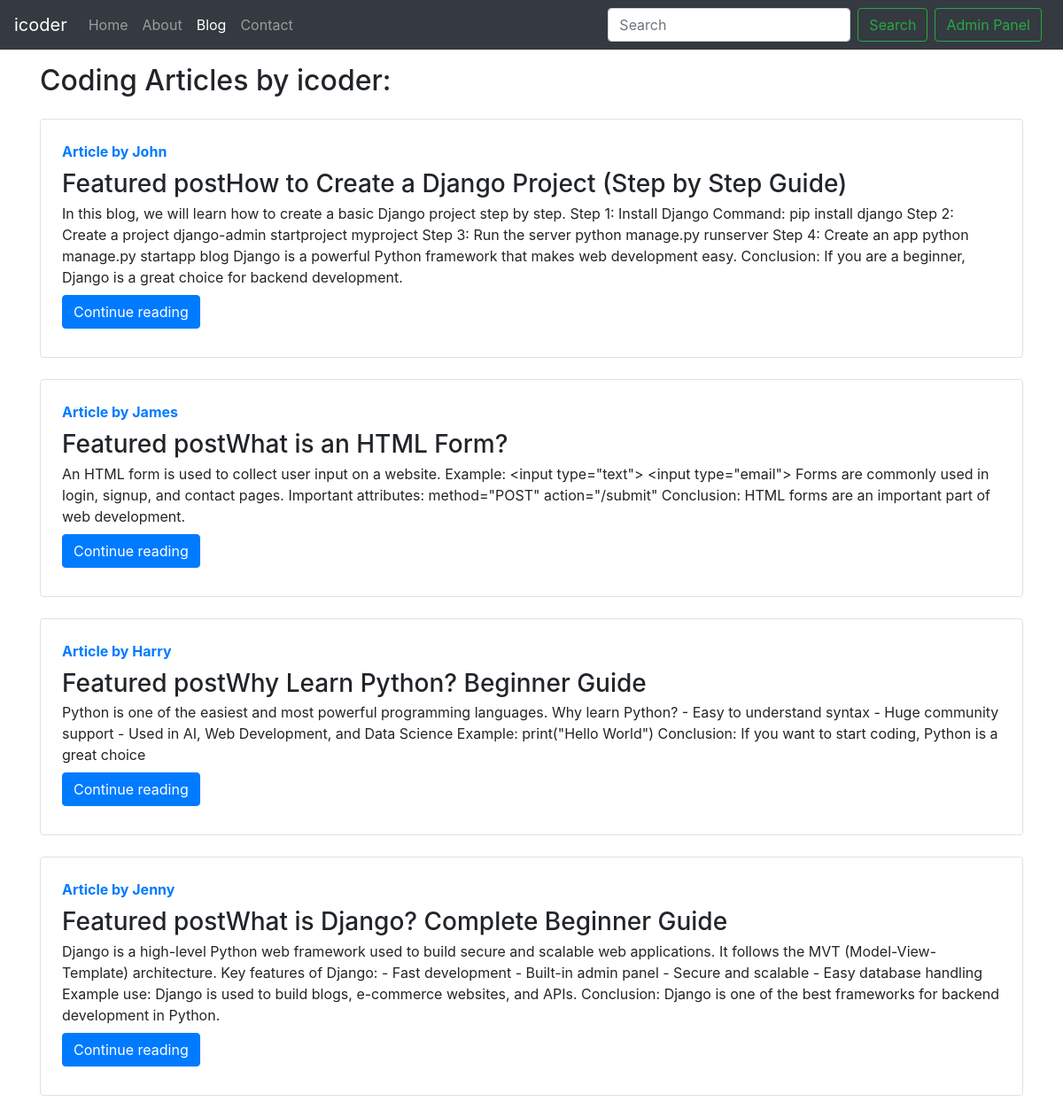
Screenshot of /blog/ with the database file from the repository.
### blog/models.py (models this page shows, shortened)
class Post(models.Model):
    sno=models.AutoField(primary_key=True)
    title=models.CharField(max_length=255)
    content=models.TextField()
    author=models.CharField(max_length=100)
    slug=models.CharField(max_length=130)
    timestamp=models.DateTimeField(blank=True)

### blog/views.py (the view)
# urls.py: path('', views.bloghome, name='bloghome'),
def bloghome(request):
    allPosts=Post.objects.all()
    context={'allPosts': allPosts}
    return render(request,'blog/blogHome.html',context)

### templates/blog/blogHome.html (shortened to what this page needs)
{% extends 'home/base.html' %}
{% block blogactive %} active {% endblock blogactive %}
{% block body %}
<div class="container my-3">
    <h2>Coding Articles by icoder:</h2>
    {% for post  in allPosts  %}
    <div class="row no-gutters border rounded overflow-hidden flex-md-row my-4 shadow-sm h-md-250 position-relative">
    <div class="col p-4 d-flex flex-column position-static">
      <strong class="d-inline-block mb-2 text-primary">Article by {{post.author}}</strong>
      <h3 class="mb-0">Featured post{{post.title}}</h3>
      <p class="card-text mb-auto">{{post.content| truncatechars:500}}</p>
    <div class="my-2">
    <a href="/blog/{{post.slug}}" role="button" class="btn btn-primary">Continue reading</a>
    </div>
</div>
  </div>
  {% endfor %}
</div>
{% endblock body %}

### templates/home/base.html (shortened to what this page needs)
<!doctype html>
<html lang="en">
  <head>
    <link rel="stylesheet" href="https://cdn.jsdelivr.net/npm/bootstrap@4.0.0/dist/css/bootstrap.min.css">
  </head>
  <body>
    <nav class="navbar navbar-expand-lg navbar-dark bg-dark">
  <a class="navbar-brand" href="/">icoder</a>
  <div class="collapse navbar-collapse" id="navbarSupportedContent">
  <ul class="navbar-nav me-auto">
    <li class="nav-item">
        <a class="nav-link {% block homeactive %}{% endblock %}" href="/">Home</a>
    </li>
    <li class="nav-item">
        <a class="nav-link {% block aboutactive %}{% endblock %}" href="/about">About</a>
    </li>
    <li class="nav-item">
        <a class="nav-link {% block blogactive %}{% endblock %}" href="/blog">Blog</a>
    </li>
    <li class="nav-item">
        <a class="nav-link {% block contactactive %}{% endblock %}" href="/contact">Contact</a>
    </li>
  </ul>
</div>
    <form method="get" action="/search" class="form-inline my-2 my-lg-0">
      <input class="form-control mr-sm-2" type="search" placeholder="Search" aria-label="Search" name="query" id="query">
      <button class="btn btn-outline-success my-2 my-sm-0" type="submit">Search</button>
    </form>
      <a href="/admin" role="button" target="_blank" class="btn btn-outline-success m-2 my-sm-0">Admin Panel</a>
</nav>
{% block body %}
{% endblock body %}
  </body>
</html>

### rows the page displays
Post: author "John", title "How to Create a Django Project (Step by Step Guide)", content "In this blog, we will learn how to create a basic Django project step by step. Step 1: Install Django Command: pip install django Step 2: Create a project django-admin startproject myproject Step 3: Run the server python manage.py runserver Step 4: Create an app python manage.py startapp blog Django is a powerful Python framework that makes web development easy. Conclusion: If you are a beginner, Django is a great choice for backend development."
Post: author "James", title "What is an HTML Form?", content "An HTML form is used to collect user input on a website. Example: <input type=\"text\"> <input type=\"email\"> Forms are commonly used in login, signup, and contact pages. Important attributes: method=\"POST\" action=\"/submit\" Conclusion: HTML forms are an important part of web development."
Post: author "Harry", title "Why Learn Python? Beginner Guide", content "Python is one of the easiest and most powerful programming languages. Why learn Python? - Easy to understand syntax - Huge community support - Used in AI, Web Development, and Data Science Example: print(\"Hello World\") Conclusion: If you want to start coding, Python is a great choice"
Post: author "Jenny", title "What is Django? Complete Beginner Guide", content "Django is a high-level Python web framework used to build secure and scalable web applications. It follows the MVT (Model-View-Template) architecture. Key features of Django: - Fast development - Built-in admin panel - Secure and scalable - Easy database handling Example use: Django is used to build blogs, e-commerce websites, and APIs. Conclusion: Django is one of the best frameworks for backend development in Python."
